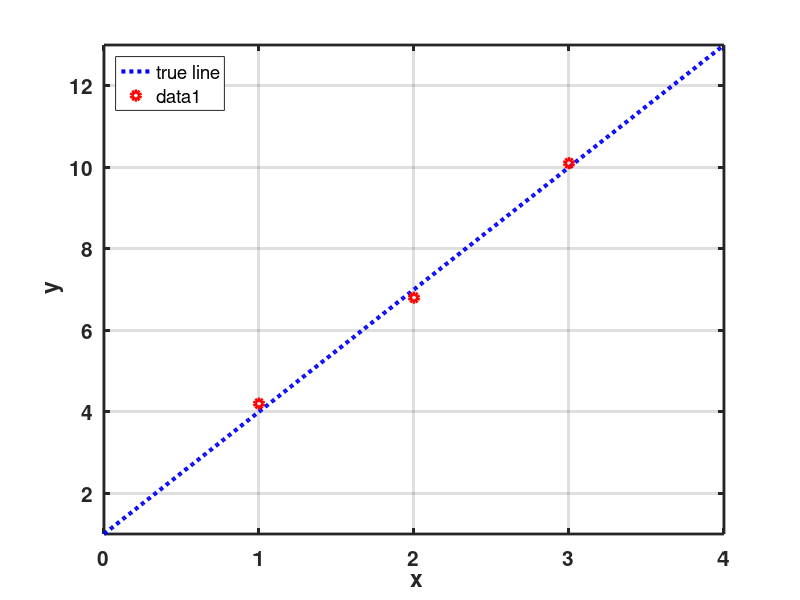

MATLAB code to generate this figure: (Note: this script raises an error after producing the figure.)
clc; clear; close all;

%% Input data
% y = 3x + 1;
in_data = [1 2 3];
out_data = [4.2 6.8 10.1];

%% Plot for input data
fig1=figure(1); set(fig1,'Position', [100 100 600 300]);

x = 0:0.01:4; y = 3*x+1;
plot(x,y,':b', 'linewidth', 3); hold on; warning off;
legend('true line', 'data'); 
legend('location', 'northwest');
plot(in_data, out_data, 'or', 'linewidth', 3);hold off;
grid on;xlabel('\bf x'); ylabel('\bf y'); hold off;axis tight;grid on;
xlim([0 4]); ylim([1 13]);
set(gca,'fontsize',15,'linewidth',2,'fontweight','bold');

%% Cost function
fig2=figure(2); set(fig2,'Position', [100 100 600 600]);

th1_range = 1:0.1:5;
th2_range = -1:0.1:4;
[th1,th2] = meshgrid(th1_range,th2_range);

J = CompJ(in_data, out_data, th1, th2);

s = surf(th1, th2, J,'FaceAlpha',0.5);
s.EdgeColor = 'none';
xlabel('{\theta}^1'); ylabel('{\theta}^2'); zlabel('\bf J'); 
grid on;hold off;axis tight;grid minor;
xlim([1 5]); ylim([-1 4]);
set(gca,'fontsize',15,'linewidth',2,'fontweight','bold');

%% Cost function: 2D curve given at th1 or th2

fig3= figure(3); set(fig3,'Position', [100 100 600 250]);

ind1 = find(th1_range==3); % we know that a true th1 is 3. 
plot(th2_range,J(:,ind1),'b', 'linewidth', 2); hold on;
grid on;xlabel('{\theta}^2'); ylabel('\bf J'); hold off;axis tight;grid minor;
% xlim([0 4]); ylim([1 13]);
set(gca,'fontsize',12,'linewidth',2,'fontweight','bold');

fig3=figure(4); 
set(fig3,'Position', [100 100 600 250]);

ind2 = find(th2_range==1); % we know that a true th2 is 1. 
plot(th1_range,J(ind2,:),'b', 'linewidth', 2); hold on;
grid on;xlabel('{\theta}^1'); ylabel('\bf J'); hold off;axis tight;grid minor;
% xlim([0 4]); ylim([1 13]);
set(gca,'fontsize',12,'linewidth',2,'fontweight','bold');

fig12=figure(12); set(fig12,'Position', [100 100 600 600]);

th1_range = 1:0.1:5;
th2_range = -1:0.1:4;
[th1,th2] = meshgrid(th1_range,th2_range);

J = CompJ(in_data, out_data, th1, th2);

s = surf(th1, th2, J,'FaceAlpha',0.5);
s.EdgeColor = 'none';
xlabel('{\theta}^1'); ylabel('{\theta}^2'); zlabel('\bf J'); hold on;

% plane at ind1
[tmp2,tmpJ] = meshgrid(th2_range,min(J(:)):0.1:max(J(:)));
s = surf(3*ones(size(tmp2)), tmp2, tmpJ,'FaceAlpha',0.3);
s.FaceColor = 'r';
s.EdgeColor = 'none';


grid on;axis tight;grid minor;
xlim([1 5]); ylim([-1 4]);
set(gca,'fontsize',15,'linewidth',2,'fontweight','bold'); hold off;


fig13=figure(13); set(fig13,'Position', [100 100 600 600]);

th1_range = 1:0.1:5;
th2_range = -1:0.1:4;
[th1,th2] = meshgrid(th1_range,th2_range);

J = CompJ(in_data, out_data, th1, th2);

s = surf(th1, th2, J,'FaceAlpha',0.5);
s.EdgeColor = 'none';
xlabel('{\theta}^1'); ylabel('{\theta}^2'); zlabel('\bf J'); hold on;

% plane at ind1
[tmp1,tmpJ] = meshgrid(th1_range,min(J(:)):0.1:max(J(:)));
s = surf(tmp1, 1*ones(size(tmp1)), tmpJ,'FaceAlpha',0.3);
s.FaceColor = 'r';
s.EdgeColor = 'none';

grid on;axis tight;grid minor;
xlim([1 5]); ylim([-1 4]);
set(gca,'fontsize',15,'linewidth',2,'fontweight','bold'); hold off;

fig14=figure(14); set(fig14,'Position', [100 100 600 600]);

th1_range = 1:0.1:5;
th2_range = -1:0.1:4;
[th1,th2] = meshgrid(th1_range,th2_range);

J = CompJ(in_data, out_data, th1, th2);

s = surf(th1, th2, J,'FaceAlpha',0.5);
s.EdgeColor = 'none';
xlabel('{\theta}^1'); ylabel('{\theta}^2'); zlabel('\bf J'); hold on;

% plane at ind1
[tmp1,tmpJ] = meshgrid(th1_range,min(J(:)):0.1:max(J(:)));
s = surf(tmp1, 1*ones(size(tmp1)), tmpJ,'FaceAlpha',0.3);
s.FaceColor = 'r';
s.EdgeColor = 'none';

[tmp2,tmpJ] = meshgrid(th2_range,min(J(:)):0.1:max(J(:)));
s = surf(3*ones(size(tmp2)), tmp2, tmpJ,'FaceAlpha',0.3);
s.FaceColor = 'r';
s.EdgeColor = 'none';

grid on;axis tight;grid minor;
xlim([1 5]); ylim([-1 4]);
set(gca,'fontsize',15,'linewidth',2,'fontweight','bold'); hold off;


fig15=figure(15); set(fig15,'Position', [100 100 600 600]);

th1_range = 1:0.01:5;
th2_range = -1:0.01:4;
[th1,th2] = meshgrid(th1_range,th2_range);

J = CompJ(in_data, out_data, th1, th2);

s = surf(th1, th2, log(J),'FaceAlpha',0.5);
s.EdgeColor = 'none';
xlabel('{\theta}^1'); ylabel('{\theta}^2'); zlabel('\bf log(J)'); hold on;

grid on;axis tight;grid minor;
xlim([1 5]); ylim([-1 4]);
set(gca,'fontsize',15,'linewidth',2,'fontweight','bold'); hold off;

%% 
% gradient descent
n_iter = 12;
l_r = 0.05;

J1 = @(t1, t2) -2*sum((out_data-t1*in_data-t2).*in_data);
J2 = @(t1, t2) -2*sum((out_data-t1*in_data-t2));

t1 = zeros(n_iter,1);
t2 = zeros(n_iter,1);
t1(1) = 1;
t2(1) = 0;
for ii=1:n_iter-1
    t1(ii+1) = t1(ii) - l_r*J1(t1(ii), t2(ii));
    t2(ii+1) = t2(ii) - l_r*J2(t1(ii), t2(ii));
end

fig6=figure(6); 
set(fig6,'Position', [100 100 600 600]);

s = surf(th1, th2, J,'FaceAlpha',0.5); hold on;
s.EdgeColor = 'none';
grid on;xlabel('{\theta}^1'); ylabel('{\theta}^2'); zlabel('\bf J'); axis tight;grid minor;
xlim([1 5]); ylim([-1 4]);
set(gca,'fontsize',15,'linewidth',2,'fontweight','bold');

Jvec = zeros(n_iter,1);
for ii=1:n_iter
    Jvec(ii) = CompJ(in_data, out_data, t1(ii), t2(ii));
    plot3(t1(1:ii),t2(1:ii), Jvec(1:ii), 'or', 'LineWidth', 3);
    plot3(t1(1:ii),t2(1:ii), Jvec(1:ii), ':b', 'LineWidth', 3);
    
%     pause(2)
end; hold off;


%% Gradient descent (a large learning rate)
n_iter = 12;
l_r = 0.08;

J1 = @(t1, t2) -2*sum((out_data-t1*in_data-t2).*in_data);
J2 = @(t1, t2) -2*sum((out_data-t1*in_data-t2));

t1 = zeros(n_iter,1);
t2 = zeros(n_iter,1);
t1(1) = 1;
t2(1) = 0;
for ii=1:n_iter-1
    t1(ii+1) = t1(ii) - l_r*J1(t1(ii), t2(ii));
    t2(ii+1) = t2(ii) - l_r*J2(t1(ii), t2(ii));
end

fig7=figure(7); 
set(fig7,'Position', [100 100 600 600]);

th1_range = -600:1:600;
th2_range = -300:1:300;
[th1,th2] = meshgrid(th1_range,th2_range);

J = CompJ(in_data, out_data, th1, th2);

s = surf(th1, th2, J,'FaceAlpha',0.5); hold on;
s.EdgeColor = 'none';
grid on;xlabel('{\theta}^1'); ylabel('{\theta}^2'); zlabel('\bf J'); axis tight;grid minor;
% xlim([1 5]); ylim([-1 4]);
set(gca,'fontsize',15,'linewidth',2,'fontweight','bold');

Jvec = zeros(n_iter,1);
for ii=1:n_iter
    Jvec(ii) = CompJ(in_data, out_data, t1(ii), t2(ii));
    plot3(t1(1:ii),t2(1:ii), Jvec(1:ii), 'or', 'LineWidth', 3);
    plot3(t1(1:ii),t2(1:ii), Jvec(1:ii), ':b', 'LineWidth', 3);
    
    pause(2)
end; hold off;


%% cost function
function J = CompJ(in_data, out_data, th1, th2)

J = zeros(size(th1));
n_data = numel(in_data);
for ii=1:n_data
    J = J + (out_data(ii) - in_data(ii)*th1-th2).^2;
end

end
